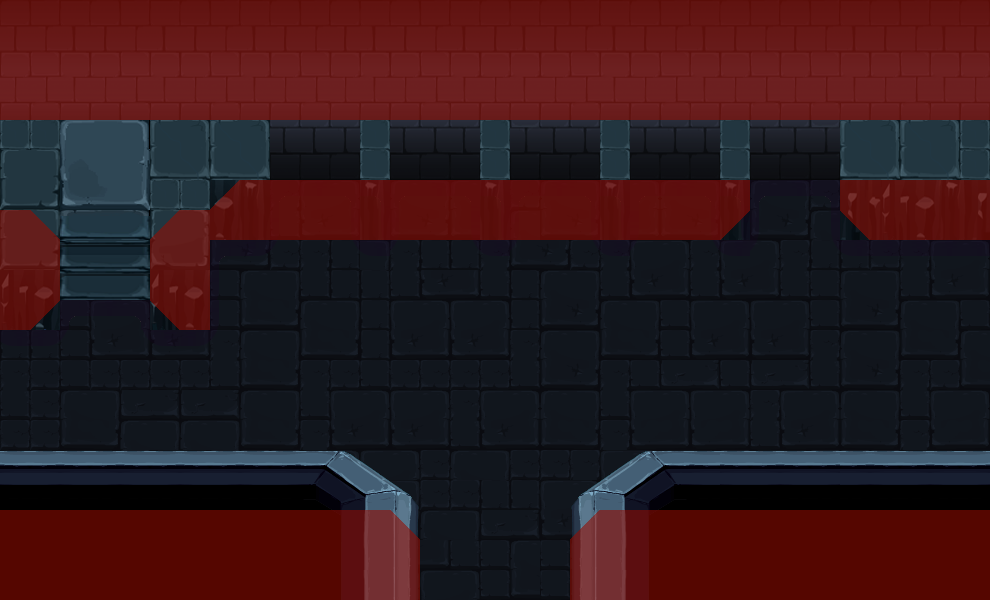

The image is a tile-based game level rendered from a .tmx file. Its description and source (layers, tilesets, objects; grid data summarised) follow:
An orthogonal 33x20 tile map with 30x30 px tiles, 7 tile layers (1, 2, 3, 4, ...), 13 tilesets and 16 objects (3x obj_box, box_2, box_1, obj_box3, box_5, ...).

<map version="1.0" orientation="orthogonal" width="33" height="20" tilewidth="30" tileheight="30">
 <properties>
  <property name="puzzle" value="sequences" />
 </properties>
 <tileset firstgid="1" name="collisions" tilewidth="30" tileheight="30">
  <image source="res/collisions.png" width="150" height="30" />
 </tileset>
 <tileset firstgid="6" name="tileset_caves" tilewidth="30" tileheight="30">
  <image source="res/tileset_caves.png" width="1102" height="627" />
 </tileset>
 <tileset firstgid="726" name="b_A" tilewidth="92" tileheight="120">
  <image source="../puzzles/sequence_4/box_s4_a_default.png" trans="ff00ff" width="92" height="120" />
 </tileset>
 <tileset firstgid="727" name="b_B" tilewidth="92" tileheight="120">
  <image source="../puzzles/sequence_4/box_s4_b_default.png" trans="ff00ff" width="92" height="120" />
 </tileset>
 <tileset firstgid="728" name="b_C" tilewidth="90" tileheight="120">
  <image source="../puzzles/sequence_4/box_s4_c_default.png" width="92" height="120" />
 </tileset>
 <tileset firstgid="729" name="b_W" tilewidth="92" tileheight="120">
  <image source="../puzzles/sequence_4/box_s4_w_solid.png" trans="ff00ff" width="92" height="120" />
 </tileset>
 <tileset firstgid="730" name="B_X" tilewidth="90" tileheight="120">
  <image source="../puzzles/sequence_4/box_s4_x_solid.png" width="92" height="120" />
 </tileset>
 <tileset firstgid="731" name="b_Y" tilewidth="90" tileheight="120">
  <image source="../puzzles/sequence_4/box_s4_y_solid.png" trans="ff00ff" width="92" height="120" />
 </tileset>
 <tileset firstgid="732" name="b_Z" tilewidth="92" tileheight="120">
  <image source="../puzzles/sequence_4/box_s4_z_solid.png" trans="ff00ff" width="92" height="120" />
 </tileset>
 <tileset firstgid="733" name="cave_switch_up" tilewidth="60" tileheight="60">
  <image source="../objects/cave_switch_up.png" trans="ffffff" width="60" height="60" />
 </tileset>
 <tileset firstgid="734" name="b_D" tilewidth="90" tileheight="120">
  <image source="../puzzles/sequence_4/box_s4_d_default.png" width="92" height="120" />
 </tileset>
 <tileset firstgid="735" name="b_E" tilewidth="90" tileheight="120">
  <image source="../puzzles/sequence_4/box_s4_e_default.png" width="92" height="120" />
 </tileset>
 <tileset firstgid="736" name="tutorial_tile" tilewidth="60" tileheight="60">
  <image source="../objects/tutorial_tile.png" width="60" height="60" />
 </tileset>
 <layer name="1" width="33" height="20">
  <data>[660 cells, 561 non-empty, 93 distinct tile ids]</data>
 </layer>
 <layer name="2" width="33" height="20">
  <data>[660 cells, 66 non-empty, 9 distinct tile ids]</data>
 </layer>
 <layer name="3" width="33" height="20">
  <properties>
   <property name="layer" value="3" />
  </properties>
  <data>[660 cells, 0 non-empty, 0 distinct tile ids]</data>
 </layer>
 <layer name="4" width="33" height="20">
  <properties>
   <property name="layer" value="4" />
  </properties>
  <data>[660 cells, 0 non-empty, 0 distinct tile ids]</data>
 </layer>
 <layer name="11" width="33" height="20">
  <properties>
   <property name="layer" value="11" />
  </properties>
  <data>[660 cells, 96 non-empty, 1 distinct tile ids]</data>
 </layer>
 <layer name="12" width="33" height="20">
  <properties>
   <property name="layer" value="12" />
  </properties>
  <data>[660 cells, 77 non-empty, 34 distinct tile ids]</data>
 </layer>
 <layer name="collisions" width="33" height="20" opacity="0.57">
  <data>[660 cells, 278 non-empty, 5 distinct tile ids]</data>
 </layer>
 <objectgroup color="#00ff00" name="boxes" width="33" height="20" opacity="0.86">
  <object name="box_2" gid="726" x="646" y="389" />
  <object name="obj_box" gid="732" x="270" y="240">
   <properties>
    <property name="layer" value="4" />
   </properties>
  </object>
  <object name="obj_box" gid="729" x="630" y="240">
   <properties>
    <property name="layer" value="4" />
   </properties>
  </object>
  <object name="obj_box" gid="731" x="390" y="240">
   <properties>
    <property name="layer" value="4" />
   </properties>
  </object>
  <object name="box_1" gid="727" x="539" y="398" />
  <object name="obj_box3" gid="730" x="510" y="240">
   <properties>
    <property name="layer" value="4" />
   </properties>
  </object>
  <object name="box_5" gid="728" x="330" y="413" />
  <object name="box_3" gid="735" x="755" y="404" />
  <object name="box_4" gid="734" x="430" y="389" />
 </objectgroup>
 <objectgroup color="#ff0000" name="collision" width="33" height="20">
  <object name="col_player_barrier" x="723" y="173" width="145" height="4" />
  <object name="col_target_box_1" x="758" y="113" width="8" height="64" />
  <object name="obj_tutorial" gid="736" x="14" y="442">
   <properties>
    <property name="dialogID" value="tutorial_sequences" />
   </properties>
  </object>
 </objectgroup>
 <objectgroup color="#00ff00" name="trigger" width="33" height="20">
  <object name="target_box_1" x="747" y="158" width="98" height="21" />
 </objectgroup>
 <objectgroup color="#ff0000" name="Start" width="33" height="20">
  <object name="start" x="500" y="520" />
 </objectgroup>
 <objectgroup name="doors" width="33" height="20">
  <object name="door_a" x="433" y="575" width="125" height="28">
   <properties>
    <property name="event" value="enter" />
    <property name="orientation" value="s" />
    <property name="to" value="level_4:b" />
   </properties>
  </object>
  <object name="obj_switch" gid="733" x="901" y="176" />
 </objectgroup>
</map>
